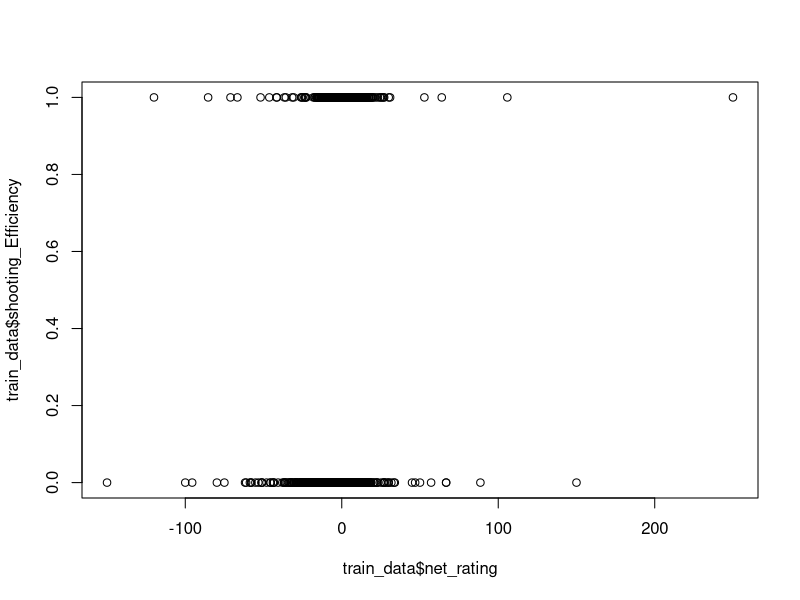

Source code (R):
library(randomForest)

# read in training data
train_data <- read.csv("Training_NBA players.csv")

# shooting efficiency to binary variable
train_data$shooting_Efficiency <- ifelse(train_data$shooting_Efficiency > 0, 1, 0)

# read in validation data
valid_data <- read.csv("Validation_NBA Players.csv")

# shooting efficiency to binary variable
valid_data$shooting_Efficiency <- ifelse(valid_data$shooting_Efficiency > 0, 1, 0)

# create random forest model
set.seed(100)
rf_model <- randomForest(shooting_Efficiency ~ net_rating + reb + oreb_pct + ast + player_height, data=train_data, importance=TRUE, proximity=TRUE)

plot(train_data$net_rating, train_data$shooting_Efficiency)

# create predictions based on model
valid_pred <- predict(rf_model, newdata=valid_data, class=TRUE)
valid_pred <- ifelse(valid_pred > median(valid_pred), 1, 0)

# check accuracy
accuracy <- mean(valid_pred == valid_data$shooting_Efficiency) * 100
print(paste0("Accuracy: ", round(accuracy, 2), "%"))
